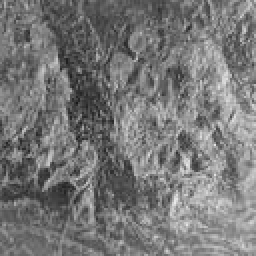
#> input picture Grayscaledatasets/Original/Psoriasis/Psoriasis_65.jpeg, 128 x 128 px, found by its file name (shown 2 times larger); its folder holds only this picture in this run
$ python LBP_20241020144608.py
#> lines starting #> are read from the running program, lines starting #| are printed output that depends on the picture
#> in process_image_dataset, image is the input picture: shape (128, 128); min 24, max 234, mean 119.3
import os
import numpy as np
import matplotlib.pyplot as plt
from skimage import io, color, filters
from skimage.exposure import rescale_intensity, equalize_hist

def local_binary_pattern(image, P=8, R=1, smooth=False, sigma=0.5):
    """
    Calculate the Local Binary Pattern (LBP) of an image with optional smoothing.

    Parameters:
    - image (ndarray): Input image, either RGB or grayscale.
    - P (int): Number of circularly symmetric neighbor set points (default 8).
    - R (float): Radius of circle (default 1).
    - smooth (bool): Whether to apply Gaussian smoothing before LBP computation (default False).
    - sigma (float): Standard deviation for Gaussian kernel if smoothing (default 0.5).

    Returns:
    - lbp_image (ndarray): The computed LBP image.
    """
#> called with P = 8, R = 1, smooth = False, sigma = 0.5

    # Convert the image to grayscale if it's RGB
    if image.ndim == 3 and image.shape[2] == 3:
        gray_image = color.rgb2gray(image)
    elif image.ndim == 2:
        gray_image = image
    else:
        raise ValueError("Input image should be either RGB or grayscale.")

    gray_image = (gray_image * 255).astype(np.uint8)
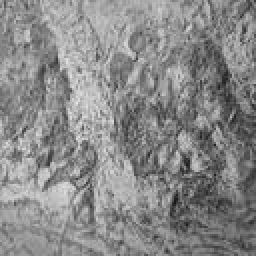
#> gray_image: shape (128, 128) (shown 2 times larger); min 22, max 232, mean 136.7

    # Apply optional Gaussian smoothing
    if smooth:
        gray_image = filters.gaussian(gray_image, sigma=sigma, mode='reflect') * 255
        gray_image = gray_image.astype(np.uint8)

    lbp_image = np.zeros_like(gray_image, dtype=np.uint8)
    padded_image = np.pad(gray_image, ((R, R), (R, R)), mode='reflect')
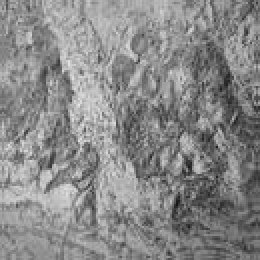
#> padded_image: shape (130, 130) (shown 2 times larger); min 22, max 232, mean 136.6

    for i in range(R, padded_image.shape[0] - R):
        for j in range(R, padded_image.shape[1] - R):
            center_value = padded_image[i, j]
            lbp_value = 0
            for k in range(P):
                theta = 2 * np.pi * k / P
                dx = round(R * np.cos(theta))
                dy = round(R * np.sin(theta))
                neighbor_value = padded_image[i + dy, j + dx]
                lbp_value |= (neighbor_value > center_value) << k
            lbp_image[i-R, j-R] = lbp_value
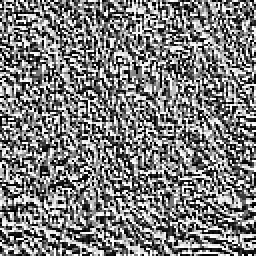
#> lbp_image: shape (128, 128) (shown 2 times larger); min 0, max 255, mean 125.3

    return lbp_image

def process_image_dataset(input_dir, output_dir, P=8, R=1, smooth=False, sigma=0.5):
    """Process a directory of images and save LBP results to another directory."""
    if not os.path.exists(output_dir):
        os.makedirs(output_dir)

    for filename in os.listdir(input_dir):
        if filename.lower().endswith(('.png', '.jpg', '.jpeg', '.bmp')):
            image_path = os.path.join(input_dir, filename)
            image = io.imread(image_path)
            lbp_result = local_binary_pattern(image, P, R, smooth, sigma)

            # Normalize the LBP image to improve visibility
            lbp_result_normalized = rescale_intensity(lbp_result, in_range='image', out_range=(0, 255)).astype(np.uint8)

            # Apply histogram equalization for better contrast
            lbp_result_enhanced = equalize_hist(lbp_result_normalized) * 255
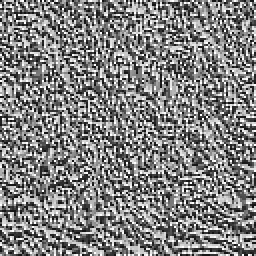
#> lbp_result_enhanced: shape (128, 128) float64 (shown 2 times larger); min 20.39, max 255, mean 129.9
            lbp_result_enhanced = lbp_result_enhanced.astype(np.uint8)

            # Save the normalized and enhanced LBP image at a higher resolution if needed
            lbp_image_path = os.path.join(output_dir, f'lbp_{filename}')
            plt.imsave(lbp_image_path, lbp_result_enhanced, cmap='gray', dpi=300)
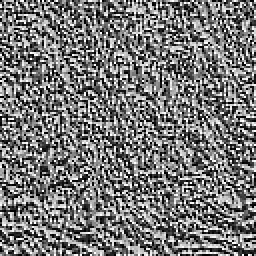
#> saved as lbp_Psoriasis_65.jpeg: shape (128, 128, 3) (shown 2 times larger); min 0, max 255, mean 118.7
            print(f'Saved enhanced LBP image to: {lbp_image_path}')

# Example usage
input_directory = r"C:\xampp\htdocs\ThesisPrototype\Grayscaledatasets\Original\Psoriasis"  # Replace with your input directory
output_directory = r"C:\xampp\htdocs\ThesisPrototype\DatasetswithLBP\OriginalDatasetswithLBP\OriginalPsoriasiswithLBP"  # Replace with your output directory
process_image_dataset(input_directory, output_directory, smooth=False)  # Disable smoothing for clarity
